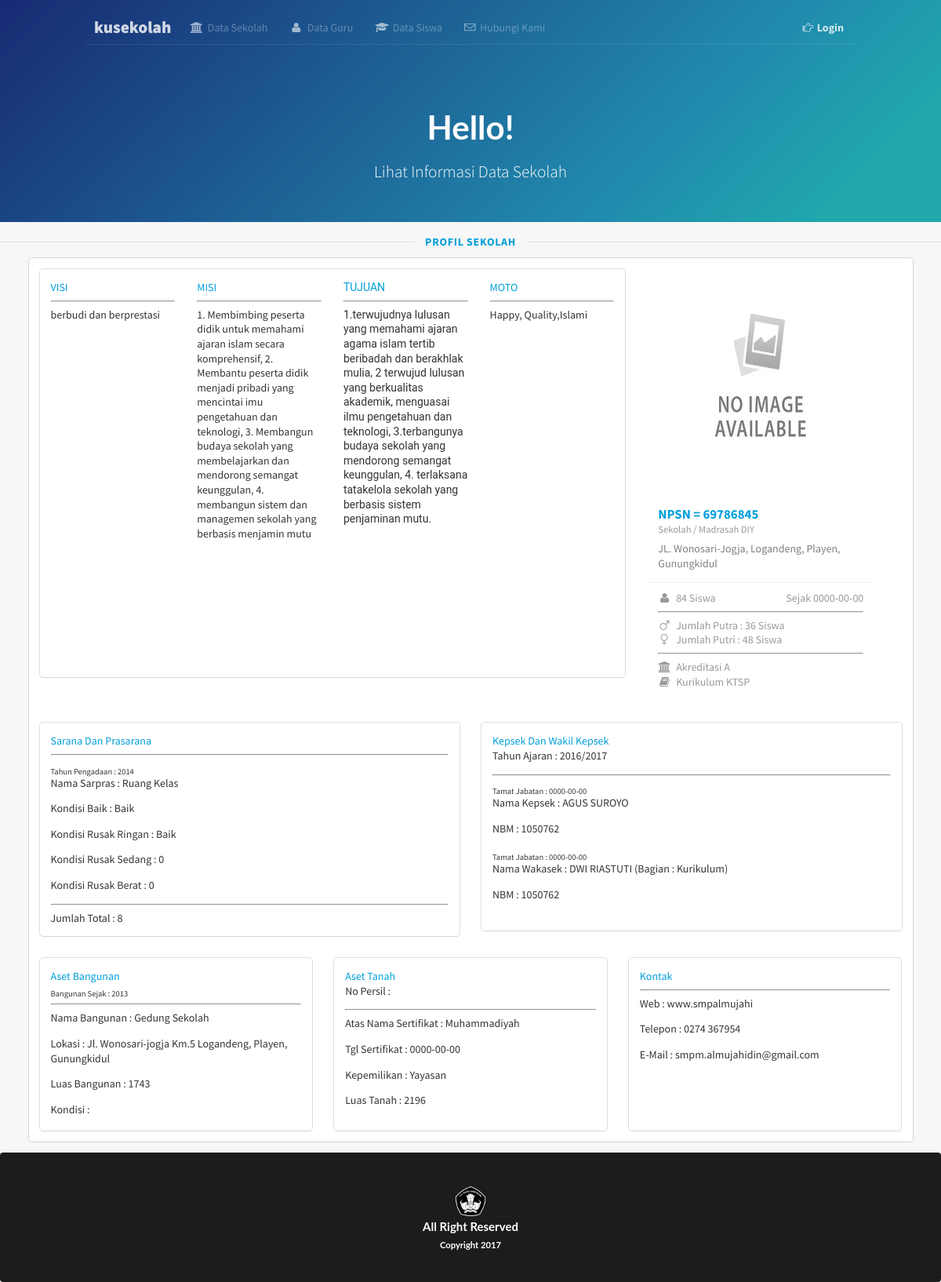
/datasekolah/userprofilpage.php?npsn=69786845, run on the app's committed database.
### tables this page shows
CREATE TABLE `profil` (
  `jenjang` varchar(30) NOT NULL,
  `nama_sekolah` varchar(75) NOT NULL,
  `npsn` int(10) NOT NULL,
  `sk_pendirian` varchar(20) NOT NULL,
  `tgl_pendirian` date NOT NULL,
  `alamat` varchar(50) NOT NULL,
  `kel` varchar(50) NOT NULL,
  `kec` int(4) NOT NULL,
  `kab` int(4) NOT NULL,
  `telepon` varchar(15) NOT NULL,
  `email` varchar(30) NOT NULL,
  `web` varchar(30) NOT NULL,
  `akreditasi` varchar(10) NOT NULL,
  `sk_akreditasi` varchar(30) NOT NULL,
  `kurikulum` varchar(20) NOT NULL,
  `visi` text NOT NULL,
  `misi` text NOT NULL,
  `tujuan` text NOT NULL,
  `moto` text NOT NULL,
  `koordinat_long` varchar(15) NOT NULL,
  `koordinat_lat` varchar(15) NOT NULL,
  `listrik` varchar(8) NOT NULL,
  `akses_internet` varchar(15) NOT NULL
);

CREATE TABLE `siswa` (
  `npsn` int(10) NOT NULL,
  `tahun_ajaran` varchar(12) NOT NULL,
  `kelas` varchar(4) NOT NULL,
  `jurusan` varchar(30) NOT NULL,
  `rombel` int(3) NOT NULL,
  `jumlah_putra` int(3) NOT NULL,
  `jumlah_putri` int(3) NOT NULL,
  `kms` int(3) NOT NULL,
  `non_kms` int(3) NOT NULL,
  `jumlah_siswa` int(4) NOT NULL
);

CREATE TABLE `sarpras` (
  `npsn` int(10) DEFAULT NULL,
  `nama_prasarana` varchar(25) DEFAULT NULL,
  `jumlah` varchar(8) DEFAULT NULL,
  `kondisi_baik` varchar(10) DEFAULT NULL,
  `kondisi_rusakringan` varchar(10) DEFAULT NULL,
  `kondisi_rusaksedang` varchar(10) DEFAULT NULL,
  `kondisi_rusakberat` varchar(10) DEFAULT NULL,
  `kondisi_sarpras` varchar(5) DEFAULT NULL,
  `status_kepemilikan` varchar(20) DEFAULT NULL,
  `tahun_pengadaan` varchar(20) DEFAULT NULL
);

CREATE TABLE `kepsek` (
  `npsn` int(10) NOT NULL,
  `tahun_ajaran` varchar(50) NOT NULL,
  `kepala_sekolah` varchar(30) NOT NULL,
  `nbm` varchar(15) NOT NULL,
  `tgl_lahir` date NOT NULL,
  `sk_pengangkatan` int(20) NOT NULL,
  `tgl_sk` date NOT NULL,
  `asal_sk` varchar(30) NOT NULL,
  `tmt_jabatan` date NOT NULL,
  `masa_tugaske` varchar(2) NOT NULL,
  `tgl_berahir` date NOT NULL
);

CREATE TABLE `wakasek` (
  `npsn` int(10) NOT NULL,
  `tahun_ajaran` varchar(9) NOT NULL,
  `nbm` int(10) NOT NULL,
  `wakil_kepala` varchar(30) NOT NULL,
  `waka_bidang` varchar(20) NOT NULL,
  `sk_pengangkatan` varchar(30) NOT NULL,
  `tgl_sk` date NOT NULL,
  `asal_sk` varchar(10) NOT NULL,
  `tmt_jabatan` date NOT NULL,
  `masa_tugaske` varchar(2) NOT NULL,
  `tgl_habis` date NOT NULL
);

CREATE TABLE `aset_bangunan` (
  `npsn` int(10) DEFAULT NULL,
  `nama_bangunan` varchar(20) DEFAULT NULL,
  `kode_bangunan` varchar(25) DEFAULT NULL,
  `register_bangunan` varchar(8) DEFAULT NULL,
  `kondisi_bangunan` varchar(2) DEFAULT NULL,
  `kostruksi_bangunan` varchar(15) DEFAULT NULL,
  `luas_lantai` varchar(10) DEFAULT NULL,
  `lokasi` varchar(90) DEFAULT NULL,
  `tahun_pembangunan` varchar(10) DEFAULT NULL,
  `luas_bangunan` varchar(10) DEFAULT NULL,
  `biaya_pembangunan` varchar(15) DEFAULT NULL
);

CREATE TABLE `aset_tanah` (
  `npsn` int(10) NOT NULL,
  `no_persil` varchar(30) NOT NULL,
  `kepemilikan` varchar(20) DEFAULT NULL,
  `atasnama_sertifikat` varchar(60) DEFAULT NULL,
  `status_tanah` varchar(20) DEFAULT NULL,
  `luas_tanah` int(8) DEFAULT NULL,
  `no_sertifikat` varchar(100) DEFAULT NULL,
  `tgl_sertifikat` date DEFAULT NULL,
  `thn_perolehan` year(4) DEFAULT NULL,
  `harga_perolehan` varchar(15) DEFAULT NULL,
  `asal_usul` varchar(30) DEFAULT NULL,
  `letak` text,
  `peruntukan` varchar(50) DEFAULT NULL
);

### datasekolah/userprofilpage.php (the view, shortened to what this page needs)
<?php
    $kunci=$_GET['npsn'];
    $sql=mysql_query("select * from profil where npsn='$kunci'");
    $sql2=mysql_query("select npsn,jumlah_putra,jumlah_putri,jumlah_siswa from siswa where npsn='$kunci'");
    $sql3=mysql_query("select npsn,tahun_ajaran,kepala_sekolah,nbm,tmt_jabatan from kepsek where npsn='$kunci'");
    $wakasek=mysql_query("select npsn,wakil_kepala,nbm,waka_bidang,tmt_jabatan from wakasek where npsn='$kunci'");
    $sql5=mysql_query("select npsn,no_persil,kepemilikan,atasnama_sertifikat,luas_tanah,tgl_sertifikat from aset_tanah where npsn='$kunci'");
    $sql6=mysql_query("select nama_bangunan,lokasi,tahun_pembangunan,kondisi_bangunan,luas_bangunan from aset_bangunan where npsn='$kunci'");
    $sql7=mysql_query("select nama_prasarana,jumlah,kondisi_baik,kondisi_rusakringan,kondisi_rusaksedang,kondisi_rusakberat,tahun_pengadaan from sarpras where npsn='$kunci'");
    $data = mysql_fetch_object($sql);
    $data2 = mysql_fetch_object($sql2);
    $data3 = mysql_fetch_object($sql3);
    $data4 = mysql_fetch_object($wakasek);
    $data5 = mysql_fetch_object($sql5);
    $data6 = mysql_fetch_object($sql6);
    $data7 = mysql_fetch_object($sql7);
?><!DOCTYPE html>
<html>
<head>
  <link rel="stylesheet" type="text/css" href="../semantic-ui/semantic.css">
  <link rel="stylesheet" type="text/css" href="../homepage.css">
  <link rel="stylesheet" type="text/css" href="../dist/components/container.css">
  <link rel="stylesheet" type="text/css" href="../iconfonts/flaticon.css">
  <link rel="stylesheet" type="text/css" href="../dist/components/icon.css">
  <link rel="stylesheet" type="text/css" href="../dist/components/header.css">
  <link rel="stylesheet" type="text/css" href="../dist/components/table.css">
  </head>
  <body id="home">
  <div class="ui inverted masthead centered segment">
    <div class="ui page grid">
      <div class="column">
        <div class="ui secondary pointing menu">
          <a class="logo item" onclick="window.location.href='../index.php'">
            kusekolah  </a>
          <a class="item" onclick="window.location.href='userpage.php'">
            <i class="university icon" style="color: white"></i> Data Sekolah
          </a>
          <a class="item" onclick="window.location.href='../dataguru/userpage.php'">
            <i class="user icon" style="color: white"></i> Data Guru
          </a>
          <a class="item" onclick="window.location.href='../datasiswa/userpage.php'">
            <i class="student icon" style="color: white"></i> Data Siswa
          </a>
          <a class="item">
            <i class="flaticon-mail" style="color: white"></i> Hubungi Kami
          </a>
          <div class="right menu">
            <a class="ui item" href="../login.html" style="color: white" title="Login Ke Akun Anda">
              <i class="pointing right icon" style="color: white"></i><b>Login</b>
            </a>
          </div>
        </div>
        <div class="ui hidden transition information">
          <h1 class="ui inverted centered header">
                Hello!
          </h1>
            <p class="ui centered lead">Lihat Informasi Data Sekolah</p>
          <br>
        </div>
      </div>
    </div>
  </div>
  <br>
  <div class="ui horizontal divider"><a>PROFIL SEKOLAH</a></div>
  <div class="ui container">
    <div class="ui segment">
      <div class="ui two column stackable grid">
        <div class="eleven wide column">
          <div class="ui container">
            <div class="ui segment" style="height: 520px">
              <div class="ui four column stackable grid">
                <div class="column">
                  <div class="meta">
                    <a>VISI</a>
                    <hr>
                    <p><?php echo $data->visi;?></p>
                  </div>
                </div>
                <div class="column">
                  <div class="meta">
                    <a>MISI</a>
                    <hr>
                    <p><?php echo $data->misi;?></p>
                  </div>
                </div>
                <div class="column">
                  <div class="meta" style="font-family: Roboto">
                    <a>TUJUAN</a>
                    <hr>
                    <p><?php echo $data->tujuan;?></p>
                  </div>
                </div>
                <div class="column">
                  <div class="meta">
                    <a>MOTO</a>
                    <hr>
                    <p><?php echo $data->moto;?></p>
                  </div>
                </div>
              </div>
            </div>
          </div>
        </div>
        <div class="four wide column">
          <div class="ui people shape">
            <div class="sides">
              <div class="side active">
                <div class="ui card">
                  <div class="image">
                    <img src="../img/profilimg.jpg">
                  </div>
                  <div class="content">
                    <div class="header"><a>NPSN = <?php echo $data->npsn;?></a></div>
                    <div class="meta">
                      <a><?php echo $data->nama_sekolah;?></a>
                    </div>
                    <div class="description">
                      <?php echo $data->alamat;?>
                    </div>
                  </div>
                  <div class="extra content">
                    <span class="right floated">
                      Sejak <?php echo $data->tgl_pendirian;?>
                    </span>
                    <span>
                      <i class="user icon"></i>
                      <p style="display: inline;"><?php echo $data2->jumlah_siswa;?> Siswa</p>
                    </span>
                    <hr>
                    <span>
                      <i class="man icon"></i>
                      <p style="display: inline;">Jumlah Putra : <?php echo $data2->jumlah_putra;?> Siswa</p>
                    </span>
                    <br>
                    <span>
                      <i class="woman icon"></i>
                      <p style="display: inline;">Jumlah Putri : <?php echo $data2->jumlah_putri;?> Siswa</p>
                    </span>
                    <hr>
                    <span>
                      <i class="university icon"></i>
                      <p style="display: inline;">Akreditasi <?php echo $data->akreditasi;?></p>
                    </span>
                    <br>
                    <span>
                      <i class="book icon"></i>
                      <p style="display: inline;">Kurikulum <?php echo $data->kurikulum;?></p>
                    </span>
                  </div>
                </div>
              </div>
            </div>
          </div>
        </div>
        <div class="column">
          <div class="ui segment">
            <a>Sarana Dan Prasarana</a>
            <hr>
            <sub>Tahun Pengadaan : <?php echo $data7->tahun_pengadaan;?></sub>
            <p>Nama Sarpras : <?php echo $data7->nama_prasarana;?></p>
            <p>Kondisi Baik : <?php echo $data7->kondisi_baik;?></p>
            <p>Kondisi Rusak Ringan : <?php echo $data7->kondisi_rusakringan;?></p>
            <p>Kondisi Rusak Sedang : <?php echo $data7->kondisi_rusaksedang;?></p>
            <p>Kondisi Rusak Berat : <?php echo $data7->kondisi_rusakberat;?></p>
            <hr>
            <p>Jumlah Total : <?php echo $data7->jumlah;?></p>
          </div>
        </div>
        <div class="column">
          <div class="ui segment" style="height: 265px">
            <a>Kepsek Dan Wakil Kepsek</a>
            <p>Tahun Ajaran : <?php echo $data3->tahun_ajaran;?></p>
            <hr>
            <sub>Tamat Jabatan : <?php echo $data3->tmt_jabatan;?></sub>
            <p>Nama Kepsek : <?php echo $data3->kepala_sekolah;?></p>
            <p>NBM : <?php echo $data3->nbm;?></p>
            <sub>Tamat Jabatan : <?php echo $data4->tmt_jabatan;?></sub>
            <p>Nama Wakasek : <?php echo $data4->wakil_kepala;?> (Bagian : <?php echo $data4->waka_bidang;?>)</p>
            <p>NBM : <?php echo $data3->nbm;?></p>
          </div>
        </div>
        <div class="three column row">
          <div class="column">
            <div class="ui segment" style="height: 220px">
              <a>Aset Bangunan</a><br>
              <sub>Bangunan Sejak : <?php echo $data6->tahun_pembangunan;?></sub>
              <hr>
              <p>Nama Bangunan : <?php echo $data6->nama_bangunan;?></p>
              <p>Lokasi : <?php echo $data6->lokasi;?></p>
              <p>Luas Bangunan : <?php echo $data6->luas_bangunan;?></p>
              <p>Kondisi : <?php echo $data6->kondisi_bangunan;?></p>
            </div>
          </div>
          <div class="column">
            <div class="ui segment" style="height: 220px">
            <a>Aset Tanah</a>
            <p>No Persil : <?php echo $data5->no_persil;?></p>
              <hr>
              <p>Atas Nama Sertifikat : <?php echo $data5->atasnama_sertifikat;?></p>
              <p>Tgl Sertifikat : <?php echo $data5->tgl_sertifikat;?></p>
              <p>Kepemilikan : <?php echo $data5->kepemilikan;?></p>
              <p>Luas Tanah : <?php echo $data5->luas_tanah;?></p>
            </div>
          </div>
          <div class="column">
            <div class="ui segment" style="height: 220px">
              <a>Kontak</a>
              <hr>
              <p>Web : <?php echo $data->web;?></p>
              <p>Telepon : <?php echo $data->telepon;?></p>
              <p>E-Mail : <?php echo $data->email;?></p>
            </div>
          </div>
        </div>
      </div>
    </div>
  </div>
  <div class="ui inverted footer segment center">
    <div class="ui container">
      <center><img src="../img/twh.png" style="width: 40px;height: 40px"></center>
    </div>
      <center>
        <h4 class="ui inverted header">All Right Reserved<br><sub>Copyright 2017</sub></h4>
      </center>
  </div>
</body>
</html>

### homepage.css (style rules this page uses)
html { font-size: 14px; }
#home .masthead { background: rgb(24,42,115); background: -moz-linear-gradient(-45deg, rgba(24,42,115,1) 0%, rgba(33,138,174,1) 69%, rgba(32,167,172,1) 89%); background: -webkit-gradient(linear, left top, right bottom, color-stop(0%,rgba(24,42,115,1)), color-stop(69%,rgba(33,138,174,1)), color-stop(89%,rgba(32,167,172,1))); background: -webkit-linear-gradient(-45deg, rgba(24,42,115,1) 0%,rgba(33,138,174,1) 69%,rgba(32,167,172,1) 89%); background: -o-linear-gradient(-45deg, rgba(24,42,115,1) 0%,rgba(33,138,174,1) 69%,rgba(32,167,172,1) 89%); background: -ms-linear-gradient(-45deg, rgba(24,42,115,1) 0%,rgba(33,138,174,1) 69%,rgba(32,167,172,1) 89%); background: linear-gradient(135deg, rgba(24,42,115,1) 0%,rgba(33,138,174,1) 69%,rgba(32,167,172,1) 89%); filter: progid:DXImageTransform.Microsoft.gradient( startColorstr='#182a73', endColorstr='#20a7ac',GradientType=1 ); border-radius: 0; margin: 0em; padding: 1rem 0rem 0; }
#home .masthead .column { position: relative; }
#home .masthead .information { margin: 6em 1em 0 1em; text-align: center; }
#home .masthead .information p { display: block; text-align: center; width: 100%; font-weight: 300; font-size: 20pt; }
#home p.ui.centered.lead { font-weight: 300; font-size: 16pt; padding: 0px 30px; line-height: 1.5; text-align: center; margin-bottom: 0.7em; }
.ui.secondary.pointing.menu { border-bottom: 1px solid rgba(255,255,255, 0.1); }
.ui.menu .logo.item { font-weight: 800;color: #ffffff;font-size: 16pt;padding: 0 10px !important; }
.ui.menu .item { color: rgba(255,255,255,0.4); }
.ui.secondary.pointing.menu > .menu > .item, .ui.secondary.pointing.menu > .item { border-bottom-width: 1px; margin: 0 0 -1px; }
.ui.secondary.pointing.menu .item i { margin-right: 3px; color: rgba(255,255,255,0.6); }
.ui.secondary.pointing.menu > .menu > .item:not(.logo), .ui.secondary.pointing.menu > .item:not(.logo) { padding: 1em 0; margin-left: 1em; margin-right: 1em; }
.ui.cards > .card, .ui.card { box-shadow: none; }
#home .segment h1 { font-size: 3em; }
#home .footer.segment { background-color: #000000; padding: 3rem 0rem; }

### data on the page
profil: visi "berbudi dan berprestasi", misi "1. Membimbing peserta didik untuk memahami ajaran islam secara komprehensif, 2. Membantu peserta didik menjadi pribadi yang mencintai imu pengetahuan dan teknologi, 3. Membangun budaya sekolah yang membelajarkan dan mendorong semangat keunggulan, 4. membangun sistem dan managemen sekolah yang berbasis menjamin mutu", tujuan "1.terwujudnya lulusan yang memahami ajaran agama islam tertib beribadah dan berakhlak mulia, 2 terwujud lulusan yang berkualitas akademik, menguasai ilmu pengetahuan dan teknologi, 3.terbangunya budaya sekolah yang mendorong semangat keunggulan, 4. terlaksana tatakelola sekolah yang berbasis sistem penjaminan mutu.", moto "Happy, Quality,Islami", npsn "69786845", nama_sekolah "Sekolah / Madrasah DIY", alamat "JL. Wonosari-Jogja, Logandeng, Playen, Gunungkidul", tgl_pendirian "0000-00-00", akreditasi "A", kurikulum "KTSP", web "www.smpalmujahi", telepon "0274 367954", email "smpm.almujahidin@gmail.com"
siswa: jumlah_siswa "84", jumlah_putra "36", jumlah_putri "48"
sarpras: tahun_pengadaan "2014", nama_prasarana "Ruang Kelas", kondisi_baik "Baik", kondisi_rusakringan "Baik", kondisi_rusaksedang "0", kondisi_rusakberat "0", jumlah "8"
kepsek: tahun_ajaran "2016/2017", tmt_jabatan "0000-00-00", kepala_sekolah "AGUS SUROYO", nbm "1050762"
wakasek: tmt_jabatan "0000-00-00", wakil_kepala "DWI RIASTUTI", waka_bidang "Kurikulum"
aset_bangunan: tahun_pembangunan "2013", nama_bangunan "Gedung Sekolah", lokasi "Jl. Wonosari-jogja Km.5 Logandeng, Playen, Gunungkidul", luas_bangunan "1743"
aset_tanah: atasnama_sertifikat "Muhammadiyah", tgl_sertifikat "0000-00-00", kepemilikan "Yayasan", luas_tanah "2196"
